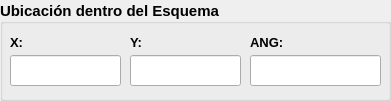
  <widget class="QGroupBox" name="groupBox_2">
   <property name="geometry">
    <rect>
     <x>540</x>
     <y>430</y>
     <width>391</width>
     <height>101</height>
    </rect>
   </property>
   <property name="sizePolicy">
    <sizepolicy hsizetype="Fixed" vsizetype="Fixed">
     <horstretch>0</horstretch>
     <verstretch>0</verstretch>
    </sizepolicy>
   </property>
   <property name="font">
    <font>
     <pointsize>11</pointsize>
     <weight>75</weight>
     <bold>true</bold>
    </font>
   </property>
   <property name="title">
    <string>Ubicación dentro del Esquema:</string>
   </property>
   <property name="alignment">
    <set>Qt::AlignLeading|Qt::AlignLeft|Qt::AlignVCenter</set>
   </property>
   <widget class="QLineEdit" name="inputSecuencia_2">
    <property name="geometry">
     <rect>
      <x>250</x>
      <y>55</y>
      <width>131</width>
      <height>31</height>
     </rect>
    </property>
    <property name="font">
     <font>
      <pointsize>12</pointsize>
     </font>
    </property>
    <property name="maxLength">
     <number>11</number>
    </property>
   </widget>
   <widget class="QLabel" name="label_horaIngreso_9">
    <property name="geometry">
     <rect>
      <x>250</x>
      <y>30</y>
      <width>131</width>
      <height>25</height>
     </rect>
    </property>
    <property name="text">
     <string>&lt;html&gt;&lt;head/&gt;&lt;body&gt;&lt;p&gt;&lt;span style=&quot; font-size:10pt; font-weight:600;&quot;&gt;ANG:&lt;/span&gt;&lt;/p&gt;&lt;/body&gt;&lt;/html&gt;</string>
    </property>
   </widget>
   <widget class="QLabel" name="label_horaSalida_3">
    <property name="geometry">
     <rect>
      <x>130</x>
      <y>30</y>
      <width>81</width>
      <height>25</height>
     </rect>
    </property>
    <property name="text">
     <string>&lt;html&gt;&lt;head/&gt;&lt;body&gt;&lt;p&gt;&lt;span style=&quot; font-size:10pt; font-weight:600;&quot;&gt;Y:&lt;/span&gt;&lt;/p&gt;&lt;/body&gt;&lt;/html&gt;</string>
    </property>
   </widget>
   <widget class="QLineEdit" name="inputX_2">
    <property name="geometry">
     <rect>
      <x>10</x>
      <y>55</y>
      <width>111</width>
      <height>31</height>
     </rect>
    </property>
    <property name="font">
     <font>
      <pointsize>12</pointsize>
     </font>
    </property>
    <property name="maxLength">
     <number>14</number>
    </property>
   </widget>
   <widget class="QLineEdit" name="inputY_2">
    <property name="geometry">
     <rect>
      <x>130</x>
      <y>55</y>
      <width>111</width>
      <height>31</height>
     </rect>
    </property>
    <property name="font">
     <font>
      <pointsize>12</pointsize>
     </font>
    </property>
    <property name="maxLength">
     <number>14</number>
    </property>
   </widget>
   <widget class="QLabel" name="label_horaIngreso_3">
    <property name="geometry">
     <rect>
      <x>10</x>
      <y>30</y>
      <width>71</width>
      <height>25</height>
     </rect>
    </property>
    <property name="text">
     <string>&lt;html&gt;&lt;head/&gt;&lt;body&gt;&lt;p&gt;&lt;span style=&quot; font-size:10pt; font-weight:600;&quot;&gt;X:&lt;/span&gt;&lt;/p&gt;&lt;/body&gt;&lt;/html&gt;</string>
    </property>
   </widget>
  </widget>
